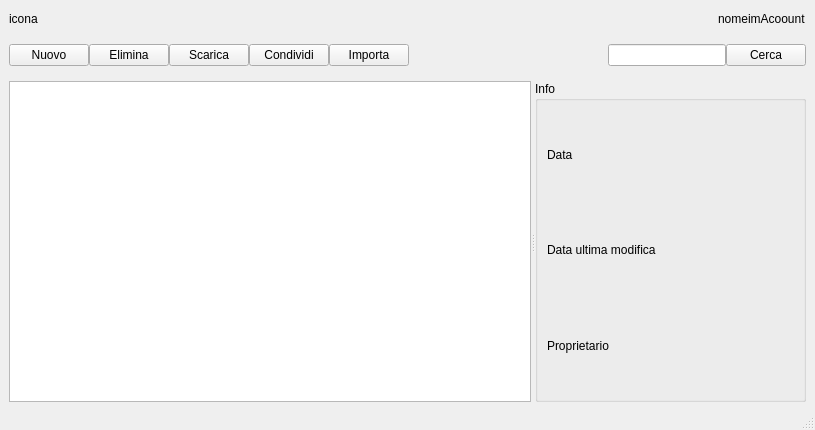
<?xml version="1.0" encoding="UTF-8"?>
<ui version="4.0">
 <class>Principale</class>
 <widget class="QMainWindow" name="Principale">
  <property name="geometry">
   <rect>
    <x>0</x>
    <y>0</y>
    <width>815</width>
    <height>430</height>
   </rect>
  </property>
  <property name="windowTitle">
   <string>MainWindow</string>
  </property>
  <widget class="QWidget" name="centralwidget">
   <property name="sizePolicy">
    <sizepolicy hsizetype="Expanding" vsizetype="Expanding">
     <horstretch>0</horstretch>
     <verstretch>0</verstretch>
    </sizepolicy>
   </property>
   <property name="minimumSize">
    <size>
     <width>815</width>
     <height>0</height>
    </size>
   </property>
   <layout class="QVBoxLayout" name="verticalLayout_2" stretch="0,0,1">
    <property name="spacing">
     <number>15</number>
    </property>
    <property name="sizeConstraint">
     <enum>QLayout::SetNoConstraint</enum>
    </property>
    <property name="bottomMargin">
     <number>6</number>
    </property>
    <item>
     <layout class="QHBoxLayout" name="barra1">
      <property name="spacing">
       <number>0</number>
      </property>
      <property name="sizeConstraint">
       <enum>QLayout::SetDefaultConstraint</enum>
      </property>
      <item>
       <widget class="QLabel" name="icona">
        <property name="text">
         <string>icona</string>
        </property>
       </widget>
      </item>
      <item>
       <layout class="QHBoxLayout" name="horizontalLayout">
        <item>
         <spacer name="horizontalSpacer_2">
          <property name="orientation">
           <enum>Qt::Horizontal</enum>
          </property>
          <property name="sizeHint" stdset="0">
           <size>
            <width>40</width>
            <height>20</height>
           </size>
          </property>
         </spacer>
        </item>
        <item>
         <widget class="QLabel" name="nome">
          <property name="text">
           <string>nome</string>
          </property>
         </widget>
        </item>
        <item>
         <widget class="QLabel" name="imAccount">
          <property name="text">
           <string>imAcoount</string>
          </property>
         </widget>
        </item>
       </layout>
      </item>
     </layout>
    </item>
    <item>
     <layout class="QHBoxLayout" name="barra2">
      <property name="spacing">
       <number>0</number>
      </property>
      <property name="sizeConstraint">
       <enum>QLayout::SetDefaultConstraint</enum>
      </property>
      <property name="topMargin">
       <number>0</number>
      </property>
      <item>
       <layout class="QHBoxLayout" name="horizontalLayout_2">
        <item>
         <widget class="QPushButton" name="nuovo">
          <property name="text">
           <string>Nuovo</string>
          </property>
         </widget>
        </item>
        <item>
         <widget class="QPushButton" name="elimina">
          <property name="text">
           <string>Elimina</string>
          </property>
         </widget>
        </item>
        <item>
         <widget class="QPushButton" name="scarica">
          <property name="text">
           <string>Scarica</string>
          </property>
         </widget>
        </item>
        <item>
         <widget class="QPushButton" name="condividi">
          <property name="text">
           <string>Condividi</string>
          </property>
         </widget>
        </item>
        <item>
         <widget class="QPushButton" name="importa">
          <property name="text">
           <string>Importa</string>
          </property>
         </widget>
        </item>
       </layout>
      </item>
      <item>
       <spacer name="horizontalSpacer">
        <property name="orientation">
         <enum>Qt::Horizontal</enum>
        </property>
        <property name="sizeHint" stdset="0">
         <size>
          <width>40</width>
          <height>20</height>
         </size>
        </property>
       </spacer>
      </item>
      <item>
       <layout class="QHBoxLayout" name="horizontalLayout_3">
        <item>
         <widget class="QLineEdit" name="cercaBarra"/>
        </item>
        <item>
         <widget class="QPushButton" name="cerca">
          <property name="text">
           <string>Cerca</string>
          </property>
         </widget>
        </item>
       </layout>
      </item>
     </layout>
    </item>
    <item>
     <widget class="QSplitter" name="barra3">
      <property name="orientation">
       <enum>Qt::Horizontal</enum>
      </property>
      <widget class="QListView" name="lista"/>
      <widget class="QGroupBox" name="info">
       <property name="title">
        <string>Info</string>
       </property>
       <layout class="QVBoxLayout" name="verticalLayout">
        <item>
         <layout class="QHBoxLayout" name="horizontalLayout_4"/>
        </item>
        <item>
         <widget class="QLabel" name="data">
          <property name="text">
           <string>Data</string>
          </property>
         </widget>
        </item>
        <item>
         <widget class="QLabel" name="dataMod">
          <property name="text">
           <string>Data ultima modifica</string>
          </property>
         </widget>
        </item>
        <item>
         <widget class="QLabel" name="proprietario">
          <property name="text">
           <string>Proprietario</string>
          </property>
         </widget>
        </item>
       </layout>
      </widget>
     </widget>
    </item>
   </layout>
  </widget>
  <widget class="QStatusBar" name="statusbar"/>
 </widget>
 <resources/>
 <connections/>
</ui>
